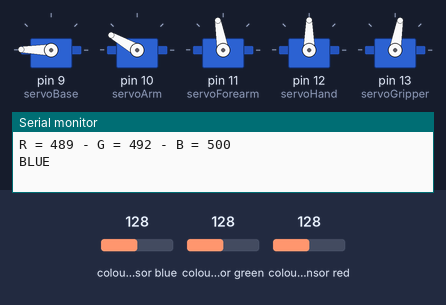
Bench run of a sketch on a simulated Arduino Uno, built with avr-gcc and run on an emulated ATmega328P. Shown: 5 × servo, the last lines printed to the serial monitor. Wiring (inferred from the names in the program): TCS3200 colour sensor: output pin 8; S2 pin 6; S3 pin 7; S0 pin 4; S1 pin 5. The inputs (shaded band) are chosen by the test bench; at power-on: colour sensor blue 128, colour sensor red 128, colour sensor green 128.

Above: at 7.2 s.
7.3 s: colour sensor blue set to 107
At 8.03 s:
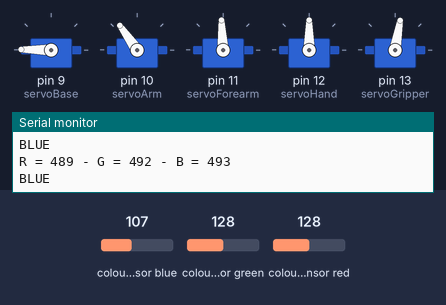
10.3 s: colour sensor blue set to 100
13.3 s: colour sensor red set to 151
15.7 s: colour sensor red set to 158
At 20.11 s:
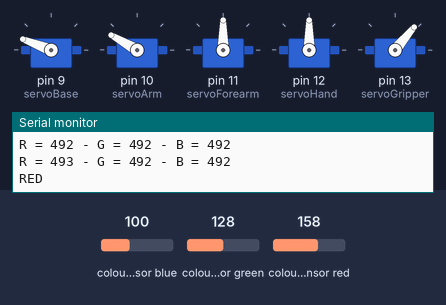
21.7 s: colour sensor green set to 134
At 22.22 s:
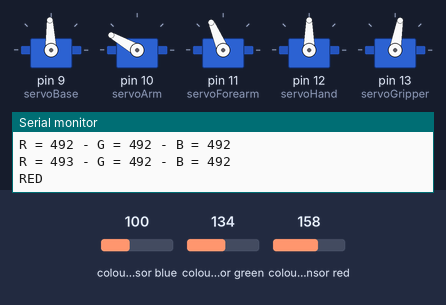
Timing chart, 0 to 25.2 s (numbered marks = the images above; inputs shaded):
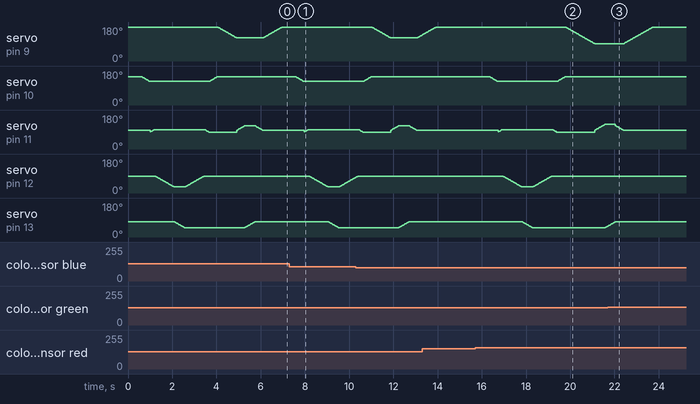

Measured:
- the behaviour switches between 155 and 156 on colour sensor red (found by bisection; images 1 and 2)
- the behaviour switches between 131 and 132 on colour sensor green (found by bisection; images 2 and 3)
- after the input at 15.7 s, servo on pin 9 (servoBase): moves from 179° to 92° over 1.3 s, starting after 4.1 s
- after the input at 21.7 s, servo on pin 10 (servoArm): stays 150° (without the input it goes to 149° after 2.7 s); servo on pin 11 (servoForearm): goes on until 22.4 s, then stays 100°; servo on pin 12 (servoHand): stays 90° (without the input it goes to 89° after 3.3 s)

The sketch:

RoboticArm_With_TCS3200.ino
```cpp
#include <Servo.h> // Adds the Servo library to control servos.

Servo servoBase, servoArm, servoForearm, servoHand, servoGripper; // Initiates the types of servos that will be used.
int servoBasePos, servoArmPos, servoForearmPos, servoHandPos, servoGripperPos; // Initiates the int values for the servo position.

int servoSpeed = 15; // Initiates the speed in which the servos would move, in this instance, how fast the robot moves.

// Defining the color sensor pins:
#define S0 4
#define S1 5
#define S2 6
#define S3 7
#define sensorOut 8

// Values inputed from the Calibration sketch:
int redMin = 399, redMax = 791;
int greenMin = 406, greenMax = 800;
int blueMin = 299, blueMax = 569;

// Variables for Color Pulse Width Measurements:
int redPW = 0, greenPW = 0, bluePW = 0;

// Variables for final Color values:
int redValue, greenValue, blueValue;

void setup() {
  // Set S0 - S3 as outputs:
  pinMode(S0, OUTPUT);
  pinMode(S1, OUTPUT);
  pinMode(S2, OUTPUT);
  pinMode(S3, OUTPUT);

  // Set Sensor output as input:
  pinMode(sensorOut, INPUT);

  // Set Frequency scaling to 20%:
  digitalWrite(S0,HIGH);
  digitalWrite(S1,LOW);

  // Setup Serial Monitor:
  Serial.begin(9600);

  // Initiates which pins are connected to each and every servo that will be used:
  servoBase.attach(9);
  servoArm.attach(10);
  servoForearm.attach(11);
  servoHand.attach(12);
  servoGripper.attach(13);

  // Initiates the servos to the fixed position of the servos upon startup:
  servoBasePos = 179;
  servoBase.write(servoBasePos);
  servoArmPos = 150;
  servoArm.write(servoArmPos);
  servoForearmPos = 100;
  servoForearm.write(servoForearmPos);
  servoHandPos = 90;
  servoHand.write(servoHandPos);
  servoGripperPos = 80;
  servoGripper.write(servoGripperPos);
}

void loop() {
  // Read Red value.
  redPW = getRedPW();
  // Map to value from 0-255.
  redValue = map(redPW, redMin,redMax,255,0);
  // Delay to stabilize sensor.
  delay(200);

  // Read Green value.
  greenPW = getGreenPW();
  // Map to value from 0-255.
  greenValue = map(greenPW, greenMin,greenMax,255,0);
  // Delay to stabilize sensor.
  delay(200);

  // Read Blue value.
  bluePW = getBluePW();
  // Map to value from 0-255.
  blueValue = map(bluePW, blueMin,blueMax,255,0);
  // Delay to stabilize sensor.
  delay(200);

  // Print output to Serial Monitor:
  Serial.print("R = "); Serial.print(redValue);
  Serial.print(" - G = "); Serial.print(greenValue);
  Serial.print(" - B = "); Serial.println(blueValue);

  // Conditions for each color to initiate the robot movements for each basket:
  if (redValue > greenValue && redValue > blueValue && redValue >= 280) { // If colour is RED.
    Serial.println("RED");
    redBasket();
  } else if (greenValue >= 100 && redValue <= 100 && blueValue <= 100) { // If colour is GREEN.
    Serial.println("GREEN");
    greenBasket();
  } else if (blueValue > redValue && blueValue > greenValue && blueValue >= 100) { // If colour is BLUE.
    Serial.println("BLUE");
    blueBasket();
  } else {
    //Serial.println("Color not detected...");
  }
}

// Function to read Red Pulse Widths:
int getRedPW() {
  // Set sensor to read Red only.
  digitalWrite(S2,LOW);
  digitalWrite(S3,LOW);
  // Define integer to represent Pulse Width.
  int PW;
  // Read the output Pulse Width.
  PW = pulseIn(sensorOut, LOW);
  // Return the value.
  return PW;
}

// Function to read Green Pulse Widths:
int getGreenPW() {
  // Set sensor to read Green only.
  digitalWrite(S2,HIGH);
  digitalWrite(S3,HIGH);
  // Define integer to represent Pulse Width.
  int PW;
  // Read the output Pulse Width.
  PW = pulseIn(sensorOut, LOW);
  // Return the value.
  return PW;
}

// Function to read Blue Pulse Widths:
int getBluePW() {
  // Set sensor to read Blue only.
  digitalWrite(S2,LOW);
  digitalWrite(S3,HIGH);
  // Define integer to represent Pulse Width.
  int PW;
  // Read the output Pulse Width
  PW = pulseIn(sensorOut, LOW);
  // Return the value.
  return PW;
}

void blueBasket() { // Robot Arm movements to move to the BLUE Basket if the colour BLUE is detected:
  // Moves servoArm to grab item:
  for (int angle = 150; angle >= 125; angle-=1) {
  servoArm.write(angle);
  delay (servoSpeed); //50
  }
  // Moves servoForearm to grab item:
  for (int angle = 90; angle <= 103; angle+=1) {
  servoForearm.write(angle);
  delay (servoSpeed);
  }
  // Moves servoHand to grab item:
  for (int angle = 90; angle >= 32; angle-=1) {
  servoHand.write(angle);
  delay (servoSpeed);
  }
  // Moves servoGripper to grab item:
  for (int angle = servoGripperPos; angle >= 50; angle-=1) {
  servoGripper.write(angle);
  delay (servoSpeed);
  }
  // Moves servoHand to normal position:
  for (int angle = 32; angle <= 90; angle+=1) {
  servoHand.write(angle);
  delay (servoSpeed);
  }
  // Moves servoForearm to normal position:
  for (int angle = 103; angle >= 90; angle-=1) {
  servoForearm.write(angle);
  delay (servoSpeed);
  }
  // Moves servoArm to normal position:
  for (int angle = 125; angle <= 150; angle+=1) {
  servoArm.write(angle);
  delay (servoSpeed);
  }
  // Moves servoBase to basket position:
  for (int angle = servoBasePos; angle >= 122; angle-=1) {
  servoBase.write(angle);
  delay (servoSpeed);
  }
  // Moves servoForearm to basket position:
  for (int angle = 100; angle <= 122; angle+=1) {
  servoForearm.write(angle);
  delay (servoSpeed);
  }
  // Moves gripper to normal position:
  for (int angle = 50; angle <= servoGripperPos; angle+=1) {
  servoGripper.write(angle);
  delay (servoSpeed);
  }
  // Moves servoForearm back to normal position:
  for (int angle = 122; angle >= 100; angle-=1) {
  servoForearm.write(angle);
  delay (servoSpeed);
  }
  // Moves servoBase to normal position:
  for (int angle = 122; angle <= servoBasePos; angle+=1) {
  servoBase.write(angle);
  delay (servoSpeed);
  }
}

void greenBasket() { // Robot Arm movements to move to the GREEN Basket if the colour GREEN is detected:
  // Moves servoArm to grab item:
  for (int angle = 150; angle >= 125; angle-=1) {
  servoArm.write(angle);
  delay (servoSpeed);
  }
  // Moves servoForearm to grab item:
  for (int angle = 90; angle <= 103; angle+=1) {
  servoForearm.write(angle);
  delay (servoSpeed);
  }
  // Moves servoHand to grab item:
  for (int angle = 90; angle >= 32; angle-=1) {
  servoHand.write(angle);
  delay (servoSpeed);
  }
  // Moves servoGripper to grab item:
  for (int angle = servoGripperPos; angle >= 50; angle-=1) {
  servoGripper.write(angle);
  delay (servoSpeed);
  }
  // Moves servoHand to normal position:
  for (int angle = 32; angle <= 90; angle+=1) {
  servoHand.write(angle);
  delay (servoSpeed);
  }
  // Moves servoForearm to normal position:
  for (int angle = 103; angle >= 90; angle-=1) {
  servoForearm.write(angle);
  delay (servoSpeed);
  }
  // Moves servoArm to normal position:
  for (int angle = 125; angle <= 150; angle+=1) {
  servoArm.write(angle);
  delay (servoSpeed);
  }
  // Moves servoBase to basket position:
  for (int angle = servoBasePos; angle >= 109; angle-=1) {
  servoBase.write(angle);
  delay (servoSpeed);
  }
  // Moves servoForearm to basket position:
  for (int angle = 100; angle <= 122; angle+=1) {
  servoForearm.write(angle);
  delay (servoSpeed);
  }
  // Moves gripper to normal position:
  for (int angle = 50; angle <= servoGripperPos; angle+=1) {
  servoGripper.write(angle);
  delay (servoSpeed);
  }
  // Moves servoForearm back to normal position:
  for (int angle = 122; angle >= 100; angle-=1) {
  servoForearm.write(angle);
  delay (servoSpeed);
  }
  // Moves servoBase to normal position:
  for (int angle = 109; angle <= servoBasePos; angle+=1) {
  servoBase.write(angle);
  delay (servoSpeed);
  }
}

void redBasket() { // Robot Arm movements to move to the RED Basket if the colour RED is detected:
  // Moves servoArm to grab item:
  for (int angle = 150; angle >= 125; angle-=1) {
  servoArm.write(angle);
  delay (servoSpeed);
  }
  // Moves servoForearm to grab item:
  for (int angle = 90; angle <= 103; angle+=1) {
  servoForearm.write(angle);
  delay (servoSpeed);
  }
  // Moves servoHand to grab item:
  for (int angle = 90; angle >= 32; angle-=1) {
  servoHand.write(angle);
  delay (servoSpeed);
  }
  // Moves servoGripper to grab item:
  for (int angle = servoGripperPos; angle >= 50; angle-=1) {
  servoGripper.write(angle);
  delay (servoSpeed);
  }
  // Moves servoHand to normal position:
  for (int angle = 32; angle <= 90; angle+=1) {
  servoHand.write(angle);
  delay (servoSpeed);
  }
  // Moves servoForearm to normal position:
  for (int angle = 103; angle >= 90; angle-=1) {
  servoForearm.write(angle);
  delay (servoSpeed);
  }
  // Moves servoArm to normal position:
  for (int angle = 125; angle <= 150; angle+=1) {
  servoArm.write(angle);
  delay (servoSpeed);
  }
    // Moves servoBase to basket position:
  for (int angle = servoBasePos; angle >= 92; angle-=1) {
  servoBase.write(angle);
  delay (servoSpeed);
  }
  // Moves servoForearm to basket position:
  for (int angle = 100; angle <= 130; angle+=1) {
  servoForearm.write(angle);
  delay (servoSpeed);
  }
   // Moves gripper to normal position:
  for (int angle = 50; angle <= servoGripperPos; angle+=1) {
  servoGripper.write(angle);
  delay (servoSpeed);
  }
  // Moves servoForearm back to normal position:
  for (int angle = 123; angle >= 100; angle-=1) {
  servoForearm.write(angle);
  delay (servoSpeed);
  }
  // Moves servoBase to normal position:
  for (int angle = 92; angle <= servoBasePos; angle+=1) {
  servoBase.write(angle);
  delay (servoSpeed);
  }
}
```
